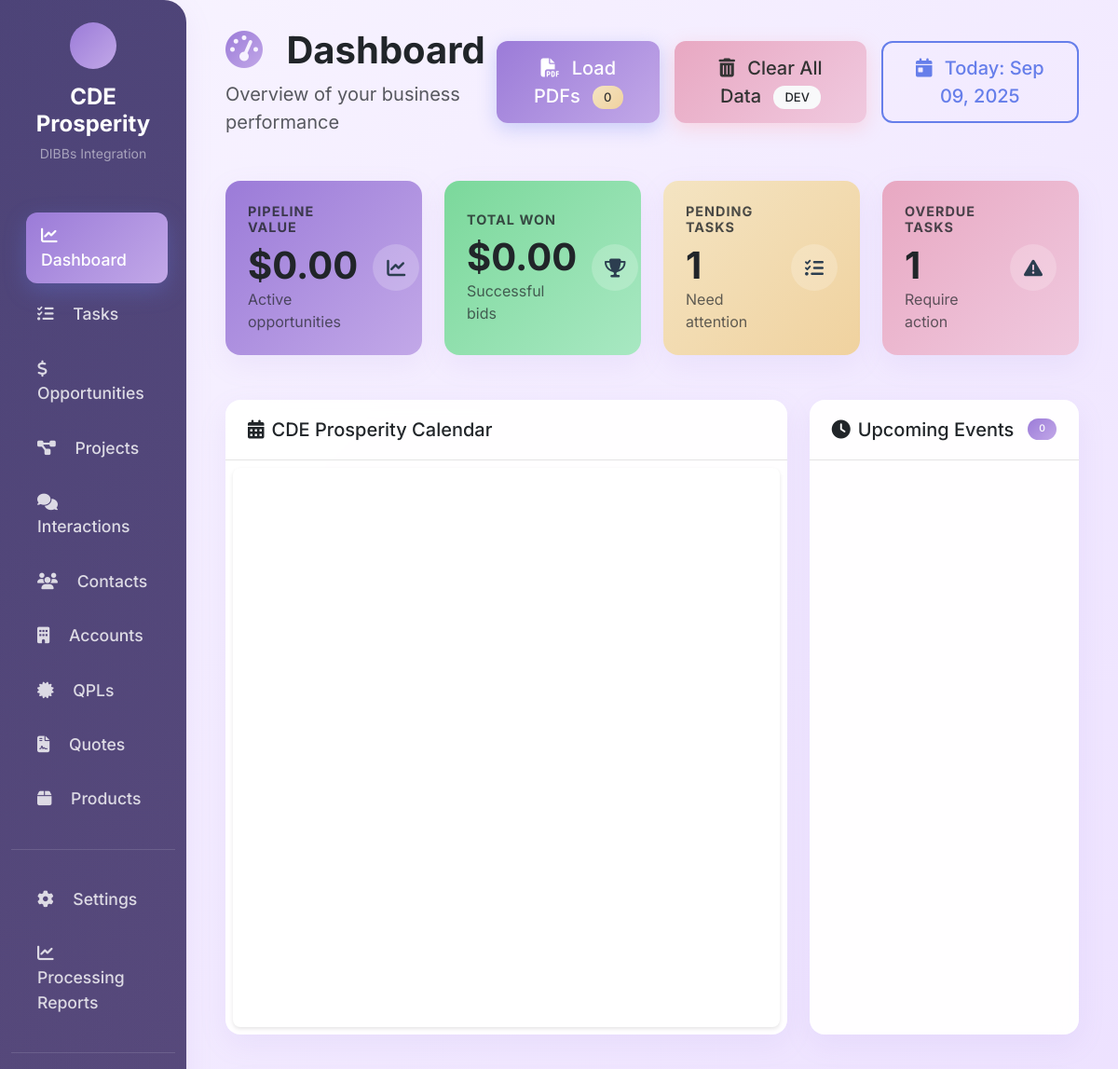
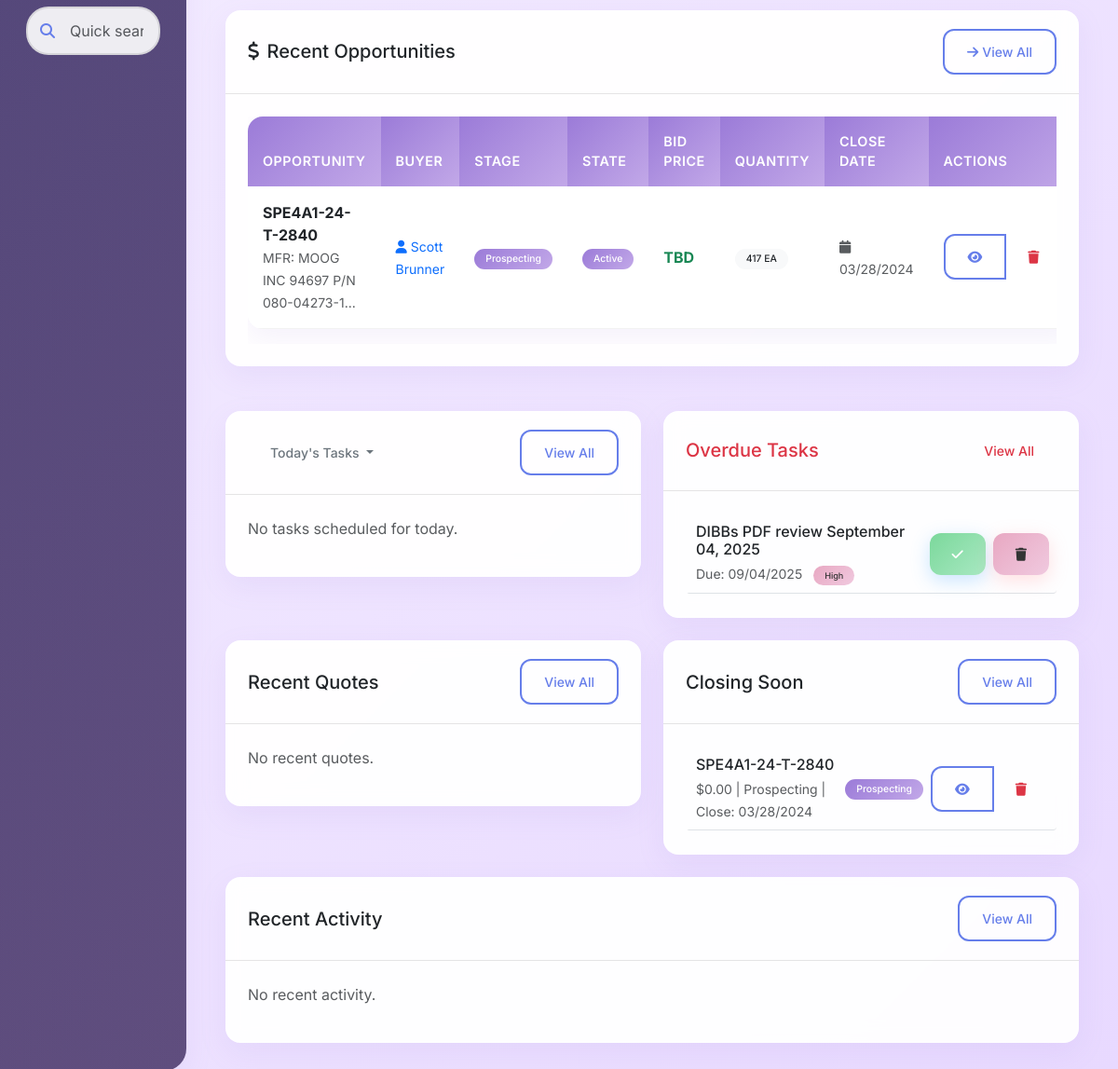
Before: / with the older database file (2 pictures, top to bottom).
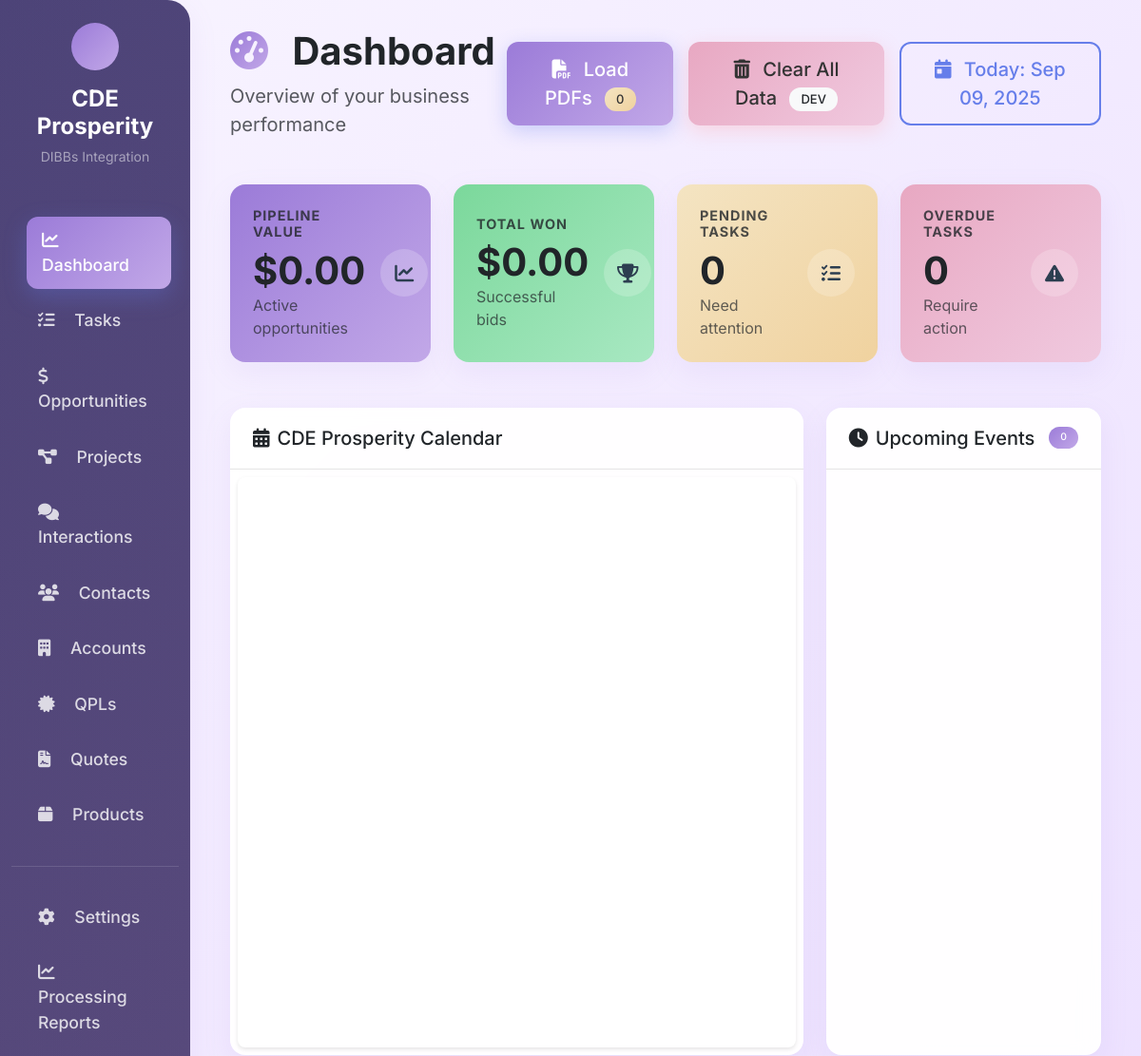
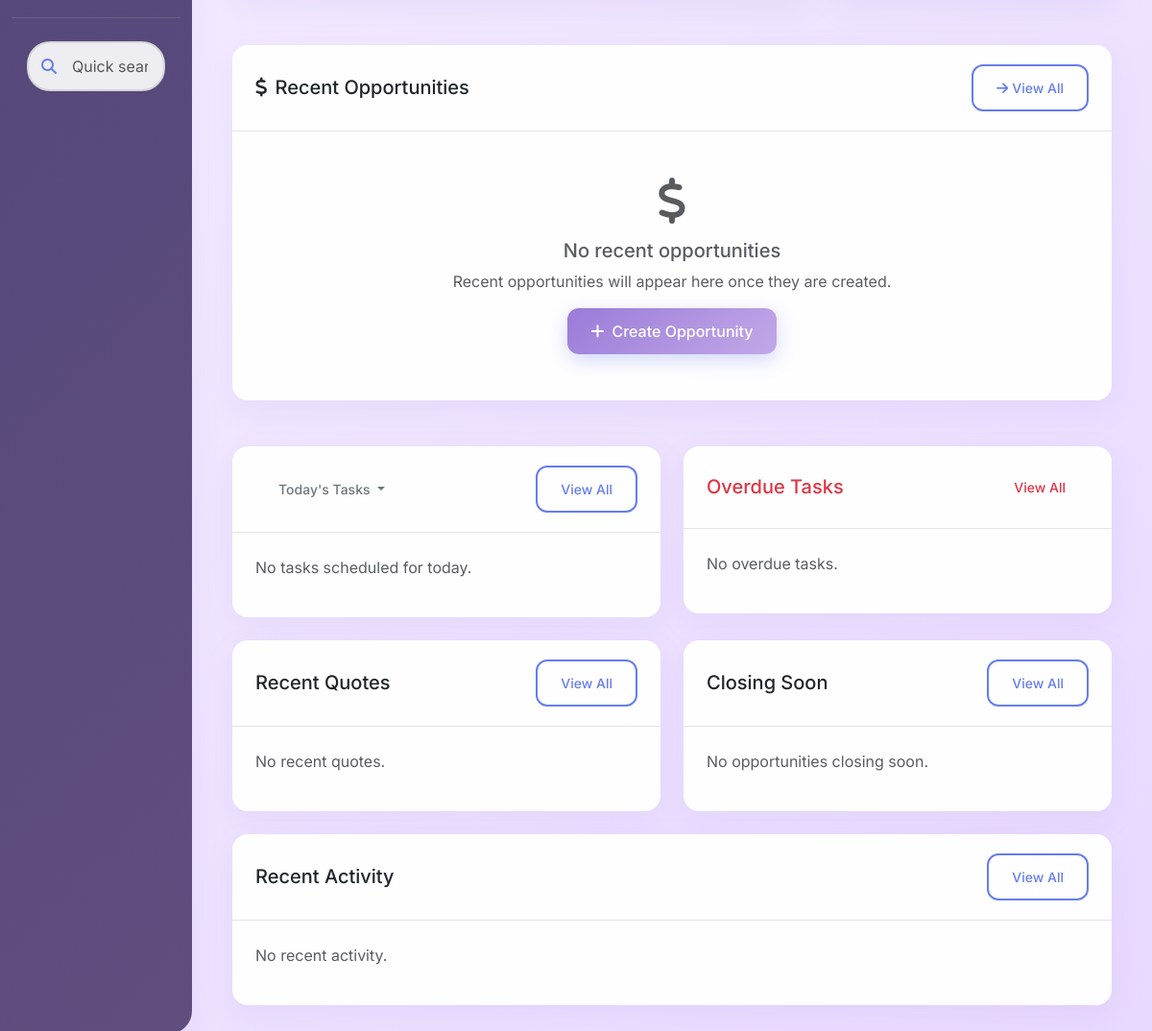
After: the same page with the newer database file (2 pictures, top to bottom).
### tables this page shows
CREATE TABLE "opportunities" (
                id INTEGER PRIMARY KEY AUTOINCREMENT,
                name TEXT NOT NULL,
                account_id INTEGER,
                contact_id INTEGER,
                stage TEXT CHECK(stage IN ('Prospecting', 'RFQ Requested', 'RFQ Received', 'Submit Bid', 'Project Started')),
                amount REAL,
                probability INTEGER CHECK(probability >= 0 AND probability <= 100),
                close_date DATE,
                lead_source TEXT,
                next_step TEXT,
                type TEXT CHECK(type IN ('New Business', 'Existing Business', 'Amendment')),
                description TEXT,
                created_date TIMESTAMP DEFAULT CURRENT_TIMESTAMP,
                modified_date TIMESTAMP DEFAULT CURRENT_TIMESTAMP,
                owner TEXT,
                forecast_category TEXT, 
                state TEXT CHECK(state IN ('Active', 'No Bid', 'Past Due', 'Bid Lost', 'Won')), 
                bid_price REAL, 
                product_id INTEGER, 
                bid_date DATE, 
                mfr TEXT, 
                iso TEXT CHECK(iso IN ('Yes', 'No')), 
                fob TEXT CHECK(fob IN ('Origin', 'Destination')), 
                buyer TEXT, 
                packaging_type TEXT, 
                purchase_costs REAL, 
                packaging_shipping REAL, 
                quantity INTEGER, 
                profit REAL, sampling TEXT DEFAULT "No", unit TEXT, project_id INTEGER, delivery_days INTEGER, payment_history TEXT DEFAULT NULL, pdf_file_path TEXT, nsn TEXT,
                FOREIGN KEY (account_id) REFERENCES accounts (id),
                FOREIGN KEY (contact_id) REFERENCES contacts (id)
            );

CREATE TABLE "tasks" (
            id INTEGER PRIMARY KEY,
            subject TEXT,
            description TEXT,
            status TEXT,
            work_date DATE,
            due_date DATE,
            owner TEXT,
            start_date DATE,
            completed_date DATE,
            parent_item_type TEXT,
            parent_item_id INTEGER,
            sub_item_type TEXT,
            sub_item_id INTEGER,
            priority TEXT,
            time_taken INTEGER,
            created_date TIMESTAMP DEFAULT CURRENT_TIMESTAMP,
            modified_date TIMESTAMP DEFAULT CURRENT_TIMESTAMP
        , contact_id INTEGER, project_id INTEGER, account_id INTEGER, type TEXT, related_to_type TEXT, related_to_id TEXT, assigned_to TEXT);

### crm_app.py (the view)
@app.route('/')
def dashboard():
    dashboard_data = crm_automation.get_daily_dashboard_data()
    return render_template('dashboard.html', data=dashboard_data)

### crm_app.py (called while the page is built)
@app.template_filter('currency')
def currency_filter(value):
    if value is None:
        return "$0.00"
    try:
        return f"${float(value):,.2f}"
    except (ValueError, TypeError):
        return "$0.00"

@app.template_filter('date')
def date_filter(value):
    if value is None:
        return ""
    if isinstance(value, str):
        try:
            if value.strip() == "":
                return ""
            for fmt in ['%Y-%m-%d', '%b %d, %Y', '%m/%d/%Y']:
                try:
                    value = datetime.strptime(value, fmt).date()
                    break
                except ValueError:
                    continue
            else:
                return value  # Return original if no format matches
        except:
            return value
    if hasattr(value, 'strftime'):
        return value.strftime('%m/%d/%Y')
    return str(value)

### src/core/crm_data.py (called while the page is built)
    def execute_query(self, query, params=None):
        return db.execute_query(query, params)

### web/templates/dashboard.html (shortened to what the changed rows need)
{% extends "base.html" %}
{% block content %}
<div class="container-fluid">
    <div class="d-flex justify-content-between align-items-center mb-5">
        <div>
            <h1 class="display-6 fw-bold mb-2">
                <i class="fas fa-tachometer-alt me-3" style="background: var(--gradient-primary); -webkit-background-clip: text; -webkit-text-fill-color: transparent; background-clip: text;"></i>
                Dashboard
            </h1>
        </div>
    </div>
    <div class="row mb-5">
        <div class="col-md-3">
            <div class="card card-metric h-100">
                <div class="card-body d-flex align-items-center">
                    <div class="flex-grow-1">
                        <h2 class="mb-0 fw-bold text-dark">{{ data.metrics.total_pipeline_value | currency if data and data.metrics else "$0" }}</h2>
                    </div>
                </div>
            </div>
        </div>
        <div class="col-md-3">
            <div class="card card-metric success h-100">
                <div class="card-body d-flex align-items-center">
                    <div class="flex-grow-1">
                        <h2 class="mb-0 fw-bold text-dark">{{ data.metrics.total_won_value | currency if data and data.metrics else "$0" }}</h2>
                    </div>
                </div>
            </div>
        </div>
        <div class="col-md-3">
            <div class="card card-metric warning h-100">
                <div class="card-body d-flex align-items-center">
                    <div class="flex-grow-1">
                        <h6 class="text-dark mb-2 text-uppercase fw-bold" style="font-size: 0.75rem; letter-spacing: 1px; opacity: 0.8;">Pending Tasks</h6>
                        <h2 class="mb-0 fw-bold text-dark">{{ data.metrics.pending_tasks if data and data.metrics else 0 }}</h2>
                        <small class="text-dark" style="opacity: 0.7;">Need attention</small>
                    </div>
                </div>
            </div>
        </div>
        <div class="col-md-3">
            <div class="card card-metric danger h-100">
                <div class="card-body d-flex align-items-center">
                    <div class="flex-grow-1">
                        <h6 class="text-dark mb-2 text-uppercase fw-bold" style="font-size: 0.75rem; letter-spacing: 1px; opacity: 0.8;">Overdue Tasks</h6>
                        <h2 class="mb-0 fw-bold text-dark">{{ data.metrics.overdue_tasks if data and data.metrics else 0 }}</h2>
                        <small class="text-dark" style="opacity: 0.7;">Require action</small>
                    </div>
                </div>
            </div>
        </div>
    </div>
    <div class="row mb-5">
        <div class="col-12">
            <div class="card">
                <div class="card-body">
                    {% if data.recent_opportunities %}
                        <div class="table-responsive">
                            <table class="table table-hover">
                                <thead>
                                    <tr>
                                        <th>Opportunity</th>
                                        <th>Buyer</th>
                                        <th>Stage</th>
                                        <th>State</th>
                                        <th>Bid Price</th>
                                        <th>Quantity</th>
                                        <th>Close Date</th>
                                        <th>Actions</th>
                                    </tr>
                                </thead>
                                <tbody>
                                    {% for opp in data.recent_opportunities[:10] %}
                                    <tr class="opportunity-row"
                                        ondblclick="window.location.href='{{ url_for('opportunity_detail', opportunity_id=opp.id) }}'"
                                        style="cursor: pointer;"
                                        title="Double-click to view details">
                                        <td>
                                            <strong>{{ opp.name }}</strong>
                                            {% if opp.mfr %}
                                            <br><small class="text-muted">MFR: {{ opp.mfr[:30] }}{{ '...' if opp.mfr|length > 30 else '' }}</small>
                                            {% endif %}
                                        </td>
                                        <td>
                                            <small class="text-primary">
                                                <i class="fas fa-user me-1"></i>{{ opp.buyer or 'Not assigned' }}
                                            </small>
                                        </td>
                                        <td>
                                            <span class="badge bg-{{ 'success' if opp.stage == 'Project Started' else 'warning' if opp.stage == 'Submit Bid' else 'info' if opp.stage == 'RFQ Received' else 'secondary' if opp.stage == 'RFQ Requested' else 'primary' }}">
                                                {{ opp.stage or 'Prospecting' }}
                                            </span>
                                        </td>
                                        <td>
                                            <span class="badge bg-{{ 'success' if opp.state == 'Won' else 'danger' if opp.state == 'Bid Lost' else 'warning' if opp.state in ['Past Due', 'No Bid'] else 'primary' }}">
                                                {{ opp.state or 'Active' }}
                                            </span>
                                        </td>
                                        <td>
                                            <strong class="text-success">{{ opp.bid_price | currency if opp.bid_price else 'TBD' }}</strong>
                                        </td>
                                        <td>
                                            <span class="badge bg-light text-dark">
                                                {{ opp.quantity or 'N/A' }}{{ ' ' + opp.unit if opp.unit else '' }}
                                            </span>
                                        </td>
                                        <td>
                                            <small class="text-muted">
                                                <i class="fas fa-calendar me-1"></i>{{ opp.close_date | date if opp.close_date else 'No close date' }}
                                            </small>
                                        </td>
                                        <td>
                                            <div class="btn-group" role="group">
                                                <a href="{{ url_for('opportunity_detail', opportunity_id=opp.id) }}" class="btn btn-sm btn-outline-primary" onclick="event.stopPropagation();" title="View Details">
                                                    <i class="fas fa-eye"></i>
                                                </a>
                                                <button class="btn btn-sm btn-outline-danger" onclick="event.stopPropagation(); deleteOpportunity({{ opp.id }}, '{{ opp.name }}')" title="Delete Opportunity">
                                                    <i class="fas fa-trash"></i>
                                                </button>
                                            </div>
                                        </td>
                                    </tr>
                                    {% endfor %}
                                </tbody>
                            </table>
                        </div>
                    {% else %}
                        <div class="text-center py-4">
                            <i class="fas fa-dollar-sign fa-3x text-muted mb-3"></i>
                            <h5 class="text-muted">No recent opportunities</h5>
                            <p class="text-muted">Recent opportunities will appear here once they are created.</p>
                            <a href="{{ url_for('opportunities') }}" class="btn btn-primary">
                                <i class="fas fa-plus me-2"></i>Create Opportunity
                            </a>
                        </div>
                    {% endif %}
                </div>
            </div>
        </div>
    </div>
<div class="row">
    <div class="col-md-6">
        <div class="card">
            <div class="card-body">
                {% if data.overdue_tasks %}
                    {% for task in data.overdue_tasks[:5] %}
                    <div class="d-flex justify-content-between align-items-center border-bottom py-2 task-item"
                         ondblclick="window.location.href='{{ url_for('task_detail', task_id=task.id) }}'"
                         style="cursor: pointer;"
                         title="Double-click to view details">
                        <div>
                            <h6 class="mb-1">{{ task.subject }}</h6>
                            <small class="text-muted">
                                Due: {{ task.due_date | date }}
                                <span class="badge bg-danger ms-2">{{ task.priority }}</span>
                            </small>
                        </div>
                        <div class="d-flex gap-2">
                            <button class="btn btn-sm btn-success" onclick="event.stopPropagation(); completeTask({{ task.id }})" title="Mark Complete">
                                <i class="fas fa-check"></i>
                            </button>
                            <button class="btn btn-sm btn-danger" onclick="event.stopPropagation(); deleteTask({{ task.id }})" title="Delete Task">
                                <i class="fas fa-trash"></i>
                            </button>
                        </div>
                    </div>
                    {% endfor %}
                {% else %}
                    <p class="text-muted">No overdue tasks.</p>
                {% endif %}
            </div>
        </div>
    </div>
</div>
<div class="row mt-4">
    <div class="col-md-6">
        <div class="card">
            <div class="card-body">
                {% if data.closing_opportunities %}
                    {% for opp in data.closing_opportunities %}
                    <div class="border-bottom py-2 opportunity-item"
                         ondblclick="window.location.href='{{ url_for('opportunity_detail', opportunity_id=opp.id) }}'"
                         style="cursor: pointer;"
                         title="Double-click to view details">
                        <div class="d-flex justify-content-between align-items-center">
                            <div class="flex-grow-1">
                                <h6 class="mb-1">{{ opp.name }}</h6>
                                <small class="text-muted">
                                    {{ opp.bid_price | currency }} | {{ opp.stage }} | Close: {{ opp.close_date | date }}
                                </small>
                            </div>
                            <div class="d-flex align-items-center gap-2">
                                <span class="badge bg-{{ 'warning' if opp.stage == 'Negotiation' else 'info' if opp.stage == 'Proposal' else 'primary' }}">
                                    {{ opp.stage }}
                                </span>
                                <div class="btn-group" role="group">
                                    <a href="{{ url_for('opportunity_detail', opportunity_id=opp.id) }}" class="btn btn-sm btn-outline-primary" onclick="event.stopPropagation();" title="View Details">
                                        <i class="fas fa-eye"></i>
                                    </a>
                                    <button class="btn btn-sm btn-outline-danger" onclick="event.stopPropagation(); deleteOpportunity({{ opp.id }}, '{{ opp.name }}')" title="Delete Opportunity">
                                        <i class="fas fa-trash"></i>
                                    </button>
                                </div>
                            </div>
                        </div>
                    </div>
                    {% endfor %}
                {% else %}
                    <p class="text-muted">No opportunities closing soon.</p>
                {% endif %}
            </div>
        </div>
    </div>
</div>
{% endblock %}
{% block scripts %}
<link href="https://cdn.jsdelivr.net/npm/fullcalendar@6.1.8/index.global.min.css" rel="stylesheet">
{% endblock %}

Changed rows visible on the page:
removed opportunities: name "SPE4A1-24-T-2840", mfr "MOOG INC 94697 P/N 080-04273-1", mfr "...", buyer "Scott Brunner", stage "Prospecting", state "Active", bid_price "TBD", quantity "417", unit "EA", close_date "03/28/2024", bid_price "$0.00"
removed tasks: subject "DIBBs PDF review September 04, 2025", due_date "09/04/2025", priority "High"
Other visible differences:
{{ data.metrics.pending_tasks if data and data.metrics else 0 }}: "1" → "0"
{{ data.metrics.overdue_tasks if data and data.metrics else 0 }}: "1" → "0"
text no longer shown: "OPPORTUNITY BUYER STAGE STATE BID PRICE QUANTITY CLOSE DATE ACTIONS"
text now shown: "No recent opportunities Recent opportunities will appear here once they are created. Create Opportunity No overdue tasks. No opportunities closing soon."
